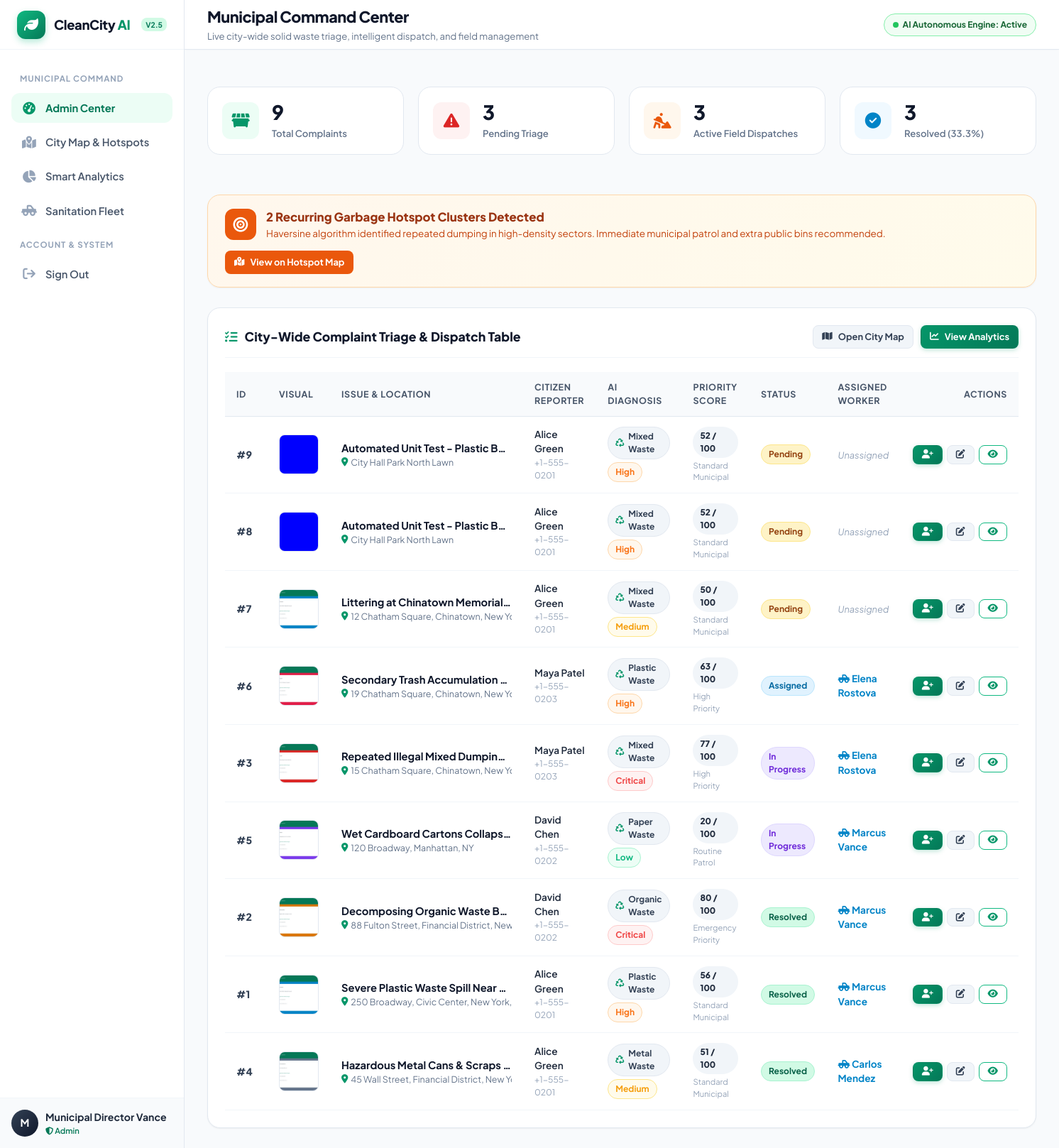
The page /admin/dashboard (signed in) on the database its author committed.
### tables this page shows
CREATE TABLE complaints (
    id INTEGER PRIMARY KEY AUTOINCREMENT,
    user_id INTEGER NOT NULL REFERENCES users(id) ON DELETE CASCADE,
    title TEXT NOT NULL,
    description TEXT NOT NULL,
    waste_type TEXT DEFAULT 'Mixed waste',
    severity TEXT DEFAULT 'Medium' CHECK(severity IN ('Low', 'Medium', 'High', 'Critical')),
    status TEXT DEFAULT 'Pending' CHECK(status IN ('Pending', 'Assigned', 'In Progress', 'Resolved', 'Rejected')),
    address TEXT,
    landmark TEXT,
    latitude REAL,
    longitude REAL,
    ai_waste_type TEXT,
    ai_severity TEXT,
    ai_confidence REAL DEFAULT 0.0,
    ai_explanation TEXT,
    ai_recommendation TEXT,
    ai_detected_items TEXT,
    created_at TIMESTAMP DEFAULT CURRENT_TIMESTAMP,
    updated_at TIMESTAMP DEFAULT CURRENT_TIMESTAMP
);

CREATE TABLE users (
    id INTEGER PRIMARY KEY AUTOINCREMENT,
    name TEXT NOT NULL,
    email TEXT UNIQUE NOT NULL,
    password_hash TEXT NOT NULL,
    role TEXT NOT NULL CHECK(role IN ('citizen', 'admin', 'worker')),
    phone TEXT,
    address TEXT,
    created_at TIMESTAMP DEFAULT CURRENT_TIMESTAMP
);

CREATE TABLE workers (
    id INTEGER PRIMARY KEY AUTOINCREMENT,
    user_id INTEGER UNIQUE NOT NULL REFERENCES users(id) ON DELETE CASCADE,
    full_name TEXT NOT NULL,
    phone TEXT,
    zone TEXT NOT NULL,
    status TEXT DEFAULT 'Available' CHECK(status IN ('Available', 'Busy', 'Off-Duty')),
    vehicle_type TEXT DEFAULT 'Garbage Truck',
    created_at TIMESTAMP DEFAULT CURRENT_TIMESTAMP
);

### routes/admin.py (the view)
@admin_bp.route("/")
@admin_bp.route("/dashboard")
@login_required
@role_required(["admin"])
def dashboard():
    total_complaints = query_db("SELECT COUNT(*) as cnt FROM complaints", one=True)["cnt"]
    pending_complaints = query_db("SELECT COUNT(*) as cnt FROM complaints WHERE status = 'Pending'", one=True)["cnt"]
    assigned_complaints = query_db("SELECT COUNT(*) as cnt FROM complaints WHERE status = 'Assigned'", one=True)["cnt"]
    inprogress_complaints = query_db("SELECT COUNT(*) as cnt FROM complaints WHERE status = 'In Progress'", one=True)["cnt"]
    resolved_complaints = query_db("SELECT COUNT(*) as cnt FROM complaints WHERE status = 'Resolved'", one=True)["cnt"]
    active_workers = query_db("SELECT COUNT(*) as cnt FROM workers WHERE status != 'Off-Duty'", one=True)["cnt"]
    resolution_rate = round((resolved_complaints / total_complaints * 100), 1) if total_complaints > 0 else 0
    hotspots = find_hotspots(threshold_meters=350, min_complaints=2)
    complaints_raw = query_db("""
        SELECT c.*,
               u.name as citizen_name, u.phone as citizen_phone,
               w.full_name as assigned_worker_name, w.id as assigned_worker_id,
               (SELECT file_path FROM complaint_images WHERE complaint_id = c.id AND image_type = 'before' LIMIT 1) as before_image,
               (SELECT file_path FROM complaint_images WHERE complaint_id = c.id AND image_type = 'after' LIMIT 1) as after_image
        FROM complaints c
        JOIN users u ON c.user_id = u.id
        LEFT JOIN assignments a ON c.id = a.complaint_id AND a.status != 'Cancelled'
        LEFT JOIN workers w ON a.worker_id = w.id
        ORDER BY
            CASE c.status
                WHEN 'Pending' THEN 1
                WHEN 'Assigned' THEN 2
                WHEN 'In Progress' THEN 3
                ELSE 4
            END,
            CASE c.severity
                WHEN 'Critical' THEN 1
                WHEN 'High' THEN 2
                WHEN 'Medium' THEN 3
                ELSE 4
            END,
            c.created_at DESC
    """)
    complaints = []
    for c in complaints_raw:
        c_dict = dict(c)
        try:
            c_dict["detected_items_list"] = json.loads(c_dict["ai_detected_items"] or "[]")
        except Exception:
            c_dict["detected_items_list"] = []
        c_dict["priority_info"] = calculate_priority_score(c_dict)
        complaints.append(c_dict)
    workers = query_db("""
        SELECT w.*,
               (SELECT COUNT(*) FROM assignments a
                JOIN complaints c ON a.complaint_id = c.id
                WHERE a.worker_id = w.id AND c.status IN ('Assigned', 'In Progress')) as active_tasks
        FROM workers w
        ORDER BY active_tasks ASC, w.full_name ASC
    """)
    stats = {
        "total": total_complaints,
        "pending": pending_complaints,
        "assigned": assigned_complaints,
        "in_progress": inprogress_complaints,
        "resolved": resolved_complaints,
        "resolution_rate": resolution_rate,
        "active_workers": active_workers,
        "hotspots_count": len(hotspots)
    }
    return render_template(
        "admin_dashboard.html",
        stats=stats,
        complaints=complaints,
        workers=workers,
        hotspots=hotspots,
        default_lat=Config.DEFAULT_LAT,
        default_lng=Config.DEFAULT_LNG
    )

### agents/complaint_priority.py (called while the page is built)
def haversine_distance_meters(lat1, lon1, lat2, lon2):
    if None in (lat1, lon1, lat2, lon2):
        return 9999999.0
    R = 6371000.0  # Earth radius in meters
    phi1 = math.radians(lat1)
    phi2 = math.radians(lat2)
    delta_phi = math.radians(lat2 - lat1)
    delta_lambda = math.radians(lon2 - lon1)
    a = math.sin(delta_phi / 2.0)**2 + \
        math.cos(phi1) * math.cos(phi2) * \
        math.sin(delta_lambda / 2.0)**2
    c = 2 * math.atan2(math.sqrt(a), math.sqrt(1 - a))
    return R * c

### database/db.py (called while the page is built)
def get_db():
    if "db" not in g:
        Config.DATABASE_PATH.parent.mkdir(parents=True, exist_ok=True)
        g.db = sqlite3.connect(Config.DATABASE_PATH)
        g.db.row_factory = sqlite3.Row
        g.db.execute("PRAGMA journal_mode = WAL;")
        g.db.execute("PRAGMA foreign_keys = ON;")
    return g.db

def query_db(query, args=(), one=False):
    cur = get_db().execute(query, args)
    rv = cur.fetchall()
    cur.close()
    return (rv[0] if rv else None) if one else rv

### routes/auth.py (called while the page is built, shortened)
def login_required(f):
    @wraps(f)
    def decorated_function(*args, **kwargs):
        if "user_id" not in session:
            flash("Please sign in to access this page.", "warning")
            return redirect(url_for("auth.login", next=request.url))
        return f(*args, **kwargs)
    return decorated_function

def role_required(allowed_roles):
    def decorator(f):
        @wraps(f)
        def decorated_function(*args, **kwargs):
            if "user_id" not in session:
                flash("Please sign in first.", "warning")
                return redirect(url_for("auth.login", next=request.url))
            user_role = session.get("user_role")
            return f(*args, **kwargs)
        return decorated_function
    return decorator

### templates/admin_dashboard.html (shortened to what this page needs)
{% extends "base.html" %}
{% block page_title %}Municipal Command Center{% endblock %}
{% block page_subtitle %}Live city-wide solid waste triage, intelligent dispatch, and field management{% endblock %}
{% block content %}
<div style="display: flex; flex-direction: column; gap: 28px;">
  <div class="metrics-grid">
    <div class="metric-card">
      <div class="metric-icon-box metric-icon-primary">
        <i class="fa-solid fa-dumpster"></i>
      </div>
      <div>
        <div class="metric-value">{{ stats.total }}</div>
        <div class="metric-label">Total Complaints</div>
      </div>
    </div>
    <div class="metric-card">
      <div class="metric-icon-box metric-icon-danger">
        <i class="fa-solid fa-triangle-exclamation"></i>
      </div>
      <div>
        <div class="metric-value">{{ stats.pending }}</div>
        <div class="metric-label">Pending Triage</div>
      </div>
    </div>
    <div class="metric-card">
      <div class="metric-icon-box metric-icon-warning">
        <i class="fa-solid fa-person-digging"></i>
      </div>
      <div>
        <div class="metric-value">{{ stats.assigned + stats.in_progress }}</div>
        <div class="metric-label">Active Field Dispatches</div>
      </div>
    </div>
    <div class="metric-card">
      <div class="metric-icon-box metric-icon-info">
        <i class="fa-solid fa-circle-check"></i>
      </div>
      <div>
        <div class="metric-value">{{ stats.resolved }}</div>
        <div class="metric-label">Resolved ({{ stats.resolution_rate }}%)</div>
      </div>
    </div>
  </div>
  {% if hotspots %}
    <div class="card" style="
      background: linear-gradient(135deg, #fff7ed 0%, #fffbeb 100%);
      border: 1px solid #fed7aa;
      padding: 18px 24px;
    ">
      <div style="display: flex; flex-wrap: wrap; align-items: center; justify-content: space-between; gap: 14px;">
        <div style="display: flex; align-items: center; gap: 14px;">
          <div style="
            width: 44px; height: 44px;
            background: #ea580c;
            color: #ffffff;
            border-radius: var(--radius-md);
            display: flex;
            align-items: center;
            justify-content: center;
            font-size: 1.3rem;
          ">
            <i class="fa-solid fa-bullseye"></i>
          </div>
          <div>
            <h4 style="font-size: 1.05rem; font-weight: 800; color: #9a3412;">
              {{ hotspots|length }} Recurring Garbage Hotspot Clusters Detected
            </h4>
            <p style="font-size: 0.84rem; color: #c2410c;">
              Haversine algorithm identified repeated dumping in high-density sectors. Immediate municipal patrol and extra public bins recommended.
            </p>
          </div>
        </div>
        <a href="{{ url_for('admin.map_view') }}" class="btn btn-warning btn-sm" style="background: #ea580c; color: #ffffff;">
          <i class="fa-solid fa-map-location-dot"></i> View on Hotspot Map
        </a>
      </div>
    </div>
  {% endif %}
  <div class="card">
    <div class="card-header" style="flex-wrap: wrap; gap: 14px;">
      <div class="card-title">
        <i class="fa-solid fa-list-check"></i>
        City-Wide Complaint Triage & Dispatch Table
      </div>
      <div style="display: flex; gap: 10px;">
        <a href="{{ url_for('admin.map_view') }}" class="btn btn-secondary btn-sm">
          <i class="fa-solid fa-map"></i> Open City Map
        </a>
        <a href="{{ url_for('admin.analytics_view') }}" class="btn btn-primary btn-sm">
          <i class="fa-solid fa-chart-line"></i> View Analytics
        </a>
      </div>
    </div>
    {% if complaints %}
      <div class="table-responsive">
        <table class="table">
          <thead>
            <tr>
              <th style="width: 60px;">ID</th>
              <th style="width: 80px;">Visual</th>
              <th>Issue & Location</th>
              <th>Citizen Reporter</th>
              <th>AI Diagnosis</th>
              <th>Priority Score</th>
              <th>Status</th>
              <th>Assigned Worker</th>
              <th style="text-align: right;">Actions</th>
            </tr>
          </thead>
          <tbody>
            {% for c in complaints %}
              <tr>
                <td>
                  <span style="font-weight: 800; color: var(--slate-700);">#{{ c.id }}</span>
                </td>
                <td>
                  <div style="width: 56px; height: 56px; border-radius: var(--radius-sm); overflow: hidden; background: var(--slate-100); border: 1px solid var(--slate-200);">
                    {% if c.before_image %}
                      <img src="{{ url_for('static', filename='uploads/' + c.before_image) }}" alt="Thumbnail" style="width: 100%; height: 100%; object-fit: cover;">
                    {% else %}
                      <div style="width: 100%; height: 100%; display: flex; align-items: center; justify-content: center; color: var(--slate-400);">
                        <i class="fa-solid fa-image"></i>
                      </div>
                    {% endif %}
                  </div>
                </td>
                <td>
                  <div style="font-weight: 700; color: var(--slate-900); font-size: 0.92rem; max-width: 240px; white-space: nowrap; overflow: hidden; text-overflow: ellipsis;" title="{{ c.title }}">
                    {{ c.title }}
                  </div>
                  <div style="font-size: 0.78rem; color: var(--slate-500); display: flex; align-items: center; gap: 4px; max-width: 240px; white-space: nowrap; overflow: hidden; text-overflow: ellipsis;" title="{{ c.address }}">
                    <i class="fa-solid fa-location-dot" style="color: var(--primary-600);"></i>
                    {{ c.address or "Coordinates logged" }}
                  </div>
                </td>
                <td>
                  <div style="font-weight: 600; font-size: 0.85rem; color: var(--slate-800);">
                    {{ c.citizen_name }}
                  </div>
                  <div style="font-size: 0.75rem; color: var(--slate-400);">
                    {{ c.citizen_phone or "No phone" }}
                  </div>
                </td>
                <td>
                  <div style="display: flex; flex-direction: column; gap: 4px; align-items: flex-start;">
                    <span class="badge badge-waste">
                      <i class="fa-solid fa-recycle" style="color: var(--primary-600);"></i> {{ c.waste_type }}
                    </span>
                    <span class="badge badge-sev-{{ c.severity | lower }}">
                      {{ c.severity }}
                    </span>
                  </div>
                </td>
                <td>
                  <div style="display: flex; align-items: center; gap: 6px;">
                    <span class="badge" style="background-color: var(--slate-100); color: var(--slate-800); font-weight: 800;">
                      {{ c.priority_info.priority_score }} / 100
                    </span>
                  </div>
                  <div style="font-size: 0.7rem; color: var(--slate-400); margin-top: 2px;">
                    {{ c.priority_info.badge_label }}
                  </div>
                </td>
                <td>
                  <span class="badge badge-status-{{ c.status | lower | replace(' ', '') }}">
                    {{ c.status }}
                  </span>
                </td>
                <td>
                  {% if c.assigned_worker_name %}
                    <div style="font-weight: 700; font-size: 0.85rem; color: #0284c7;">
                      <i class="fa-solid fa-truck-pickup"></i> {{ c.assigned_worker_name }}
                    </div>
                  {% else %}
                    <span style="font-size: 0.8rem; color: var(--slate-400); font-style: italic;">
                      Unassigned
                    </span>
                  {% endif %}
                </td>
                <td style="text-align: right;">
                  <div style="display: flex; justify-content: flex-end; gap: 6px;">
                    <button
                      type="button"
                      class="btn btn-sm btn-primary"
                      title="Assign Worker"
                      onclick="openAssignModal({{ c.id }}, '{{ c.title | escape }}')"
                    >
                      <i class="fa-solid fa-user-plus"></i>
                    </button>
                    <button
                      type="button"
                      class="btn btn-sm btn-secondary"
                      title="Update Status"
                      onclick="openStatusModal({{ c.id }}, '{{ c.status }}')"
                    >
                      <i class="fa-solid fa-pen-to-square"></i>
                    </button>
                    <a
                      href="{{ url_for('citizen.complaint_detail', complaint_id=c.id) }}"
                      class="btn btn-sm btn-outline-primary"
                      title="View Details"
                    >
                      <i class="fa-solid fa-eye"></i>
                    </a>
                  </div>
                </td>
              </tr>
            {% endfor %}
          </tbody>
        </table>
      </div>
    {% else %}
      <div style="text-align: center; padding: 48px; color: var(--slate-500);">
        No complaints currently registered in the database.
      </div>
    {% endif %}
  </div>
</div>
{% endblock %}

### rows shown on the page
complaints: id "9", title "Automated Unit Test - Plastic B…", address "City Hall Park North Lawn", citizen_name "Alice Green", phone "+1-555-0201", waste_type "Mixed Waste", severity "High", priority_info.priority_score "52", priority_info.badge_label "Standard Municipal", status "Pending", shows "Unassigned"
complaints: id "8", title "Automated Unit Test - Plastic B…", address "City Hall Park North Lawn", citizen_name "Alice Green", phone "+1-555-0201", waste_type "Mixed Waste", severity "High", priority_info.priority_score "52", priority_info.badge_label "Standard Municipal", status "Pending", shows "Unassigned"
complaints: id "7", title "Littering at Chinatown Memorial…", address "12 Chatham Square, Chinatown, New…", citizen_name "Alice Green", phone "+1-555-0201", waste_type "Mixed Waste", severity "Medium", priority_info.priority_score "50", priority_info.badge_label "Standard Municipal", status "Pending", shows "Unassigned"
complaints: id "6", shows a picture, title "Secondary Trash Accumulation…", address "19 Chatham Square, Chinatown, New…", citizen_name "Maya Patel", phone "+1-555-0203", waste_type "Plastic Waste", severity "High", priority_info.priority_score "63", priority_info.badge_label "High Priority", status "Assigned", assigned_worker_name "Elena Rostova"
complaints: id "3", shows a picture, title "Repeated Illegal Mixed Dumpin…", address "15 Chatham Square, Chinatown, New…", citizen_name "Maya Patel", phone "+1-555-0203", waste_type "Mixed Waste", severity "Critical", priority_info.priority_score "77", priority_info.badge_label "High Priority", status "In Progress", assigned_worker_name "Elena Rostova"
complaints: id "5", shows a picture, title "Wet Cardboard Cartons Collaps…", address "120 Broadway, Manhattan, NY", citizen_name "David Chen", phone "+1-555-0202", waste_type "Paper Waste", severity "Low", priority_info.priority_score "20", priority_info.badge_label "Routine Patrol", status "In Progress", assigned_worker_name "Marcus Vance"
complaints: id "2", shows a picture, title "Decomposing Organic Waste B…", address "88 Fulton Street, Financial District, N…", citizen_name "David Chen", phone "+1-555-0202", waste_type "Organic Waste", severity "Critical", priority_info.priority_score "80", priority_info.badge_label "Emergency Priority", status "Resolved", assigned_worker_name "Marcus Vance"
complaints: id "1", title "Severe Plastic Waste Spill Near…", address "250 Broadway, Civic Center, New Yor…", citizen_name "Alice Green", phone "+1-555-0201", waste_type "Plastic Waste", severity "High", priority_info.priority_score "56", priority_info.badge_label "Standard Municipal", status "Resolved", assigned_worker_name "Marcus Vance"
complaints: id "4", shows a picture, title "Hazardous Metal Cans & Scraps…", address "45 Wall Street, Financial District, New…", citizen_name "Alice Green", phone "+1-555-0201", waste_type "Metal Waste", severity "Medium", priority_info.priority_score "51", priority_info.badge_label "Standard Municipal", status "Resolved", assigned_worker_name "Carlos Mendez"

### other values the page prints
{{ current_user.name[0] | upper }} "M"
{{ current_user.name }} "Municipal Director Vance"
{{ current_user.role }} "Admin"
{{ stats.total }} "9"
{{ stats.pending }} "3"
{{ stats.assigned + stats.in_progress }} "3"
{{ stats.resolved }} "3"
{{ stats.resolution_rate }} "33.3"
{{ hotspots|length }} "2"
